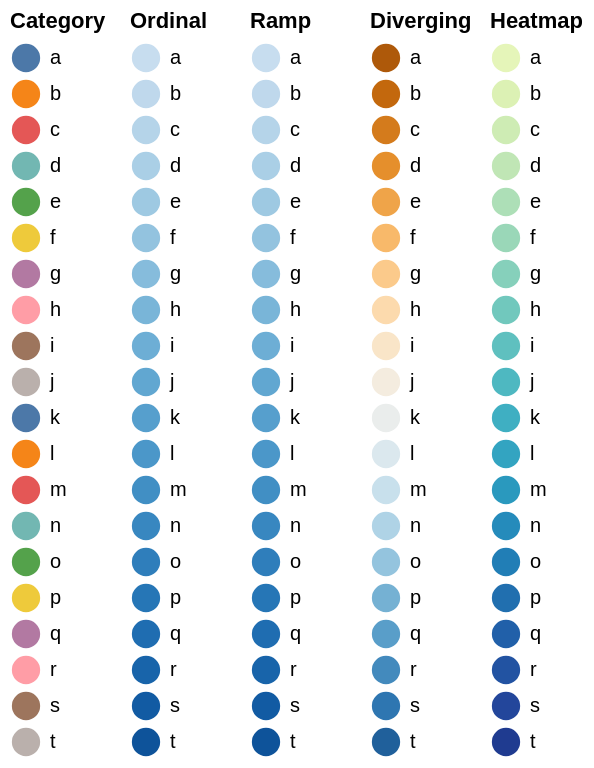

This figure's Vega-Lite source:
### Vega specification from a JSON file in a GitHub repository (floating-point values rounded to 4 significant figures)
{"$schema": "https://vega.github.io/schema/vega/v3.json", "padding": 5, "config": {"legend": {"offset": 5, "symbolSize": 200}}, "signals": [{"name": "data", "value": ["a", "b", "c", "d", "e", "f", "g", "h", "i", "j", "k", "l", "m", "n", "o", "p", "q", "r", "s", "t"]}, {"name": "count", "value": 20, "bind": {"input": "range", "min": 0, "max": 20, "step": 1}}, {"name": "domain", "update": "slice(data, 0, count)"}], "scales": [{"name": "category", "type": "ordinal", "range": "category", "domain": {"signal": "domain"}}, {"name": "ordinal", "type": "ordinal", "range": "ordinal", "domain": {"signal": "domain"}}, {"name": "ramp", "type": "ordinal", "range": "ramp", "domain": {"signal": "domain"}}, {"name": "diverging", "type": "ordinal", "range": "diverging", "domain": {"signal": "domain"}}, {"name": "heatmap", "type": "ordinal", "range": "heatmap", "domain": {"signal": "domain"}}], "legends": [{"orient": "none", "fill": "category", "title": "Category", "encode": {"legend": {"update": {"x": {"value": 0}, "y": {"value": 0}}}}}, {"orient": "none", "fill": "ordinal", "title": "Ordinal", "encode": {"legend": {"update": {"x": {"value": 60}, "y": {"value": 0}}}}}, {"orient": "none", "fill": "ramp", "title": "Ramp", "encode": {"legend": {"update": {"x": {"value": 120}, "y": {"value": 0}}}}}, {"orient": "none", "fill": "diverging", "title": "Diverging", "encode": {"legend": {"update": {"x": {"value": 180}, "y": {"value": 0}}}}}, {"orient": "none", "fill": "heatmap", "title": "Heatmap", "encode": {"legend": {"update": {"x": {"value": 240}, "y": {"value": 0}}}}}]}
